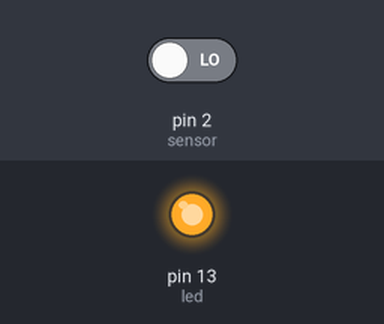
Recording of a sketch running on a simulated Arduino Uno, built with avr-gcc and run on an emulated ATmega328P. Parts: output pins drawn as LEDs (lit = HIGH). The inputs (shaded band) are chosen by the test bench; at power-on: pin 2 (sensor) LOW.

Above: at 1.2 s.
1.3 s: pin 2 (sensor) driven HIGH
At 2.3 s:
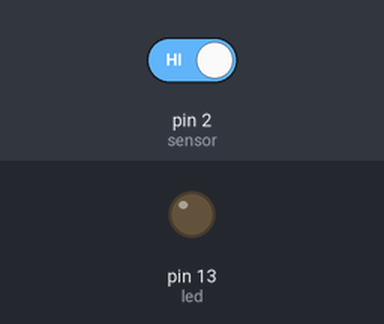
2.8 s: pin 2 (sensor) driven LOW
At 3.4 s:
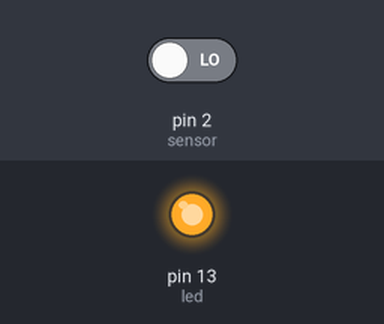
Timing chart, 0 to 5.8 s (numbered marks = the images above; inputs shaded):
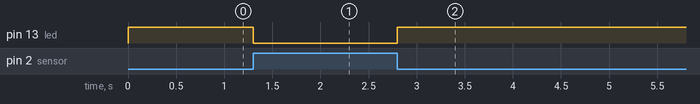

The sketch:

v.1.ino
```cpp
//para encender un LED cuando el sensor
//detecta un golpe o vibracion fuerte escribiendo de forma directa en el LED.
//El sensor brinda un nivel logico bajo cuando detecta la vibracion.

int sensor=2;// pin S de modulo a pin 2
int led=13;// anodo de LED a pin 3
int estado;// variable almacena valor leido de pin 2

void setup()
{
  pinMode(sensor,INPUT);
  pinMode(led,OUTPUT);
}

void loop()
{
  estado=digitalRead(sensor);// lee valor de pin 2
  digitalWrite(led,!estado);// escribe en LED el valor opuesto del leido
}
```

Measured:
- after the input at 1.3 s, pin 13 (led): HIGH → LOW at once
- after the input at 2.8 s, pin 13 (led): LOW → HIGH at once
